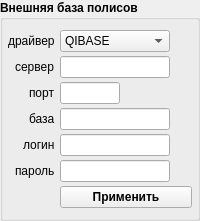
      <widget class="QGroupBox" name="pan_connect">
       <property name="font">
        <font>
         <weight>75</weight>
         <bold>true</bold>
        </font>
       </property>
       <property name="title">
        <string>Внешняя база полисов</string>
       </property>
       <property name="flat">
        <bool>true</bool>
       </property>
       <layout class="QFormLayout" name="formLayout">
        <property name="fieldGrowthPolicy">
         <enum>QFormLayout::AllNonFixedFieldsGrow</enum>
        </property>
        <property name="labelAlignment">
         <set>Qt::AlignRight|Qt::AlignTrailing|Qt::AlignVCenter</set>
        </property>
        <property name="horizontalSpacing">
         <number>2</number>
        </property>
        <property name="verticalSpacing">
         <number>4</number>
        </property>
        <property name="leftMargin">
         <number>5</number>
        </property>
        <property name="topMargin">
         <number>10</number>
        </property>
        <property name="rightMargin">
         <number>5</number>
        </property>
        <property name="bottomMargin">
         <number>10</number>
        </property>
        <item row="0" column="0">
         <widget class="QLabel" name="label_2">
          <property name="font">
           <font>
            <weight>50</weight>
            <bold>false</bold>
           </font>
          </property>
          <property name="text">
           <string>драйвер </string>
          </property>
         </widget>
        </item>
        <item row="0" column="1">
         <widget class="QComboBox" name="combo_db_drvr">
          <property name="maximumSize">
           <size>
            <width>110</width>
            <height>16777215</height>
           </size>
          </property>
          <property name="font">
           <font>
            <weight>50</weight>
            <bold>false</bold>
           </font>
          </property>
          <item>
           <property name="text">
            <string>QIBASE</string>
           </property>
          </item>
          <item>
           <property name="text">
            <string>QPSQL</string>
           </property>
          </item>
         </widget>
        </item>
        <item row="1" column="0">
         <widget class="QLabel" name="label_3">
          <property name="font">
           <font>
            <weight>50</weight>
            <bold>false</bold>
           </font>
          </property>
          <property name="text">
           <string>сервер </string>
          </property>
         </widget>
        </item>
        <item row="1" column="1">
         <widget class="QLineEdit" name="line_db_host">
          <property name="minimumSize">
           <size>
            <width>110</width>
            <height>0</height>
           </size>
          </property>
          <property name="maximumSize">
           <size>
            <width>110</width>
            <height>16777215</height>
           </size>
          </property>
          <property name="font">
           <font>
            <weight>50</weight>
            <bold>false</bold>
           </font>
          </property>
         </widget>
        </item>
        <item row="2" column="0">
         <widget class="QLabel" name="label_4">
          <property name="font">
           <font>
            <weight>50</weight>
            <bold>false</bold>
           </font>
          </property>
          <property name="text">
           <string>порт </string>
          </property>
         </widget>
        </item>
        <item row="2" column="1">
         <widget class="QLineEdit" name="line_db_port">
          <property name="minimumSize">
           <size>
            <width>60</width>
            <height>0</height>
           </size>
          </property>
          <property name="maximumSize">
           <size>
            <width>60</width>
            <height>16777215</height>
           </size>
          </property>
          <property name="font">
           <font>
            <weight>50</weight>
            <bold>false</bold>
           </font>
          </property>
          <property name="inputMask">
           <string>9999</string>
          </property>
         </widget>
        </item>
        <item row="3" column="0">
         <widget class="QLabel" name="label_5">
          <property name="font">
           <font>
            <weight>50</weight>
            <bold>false</bold>
           </font>
          </property>
          <property name="text">
           <string>база </string>
          </property>
         </widget>
        </item>
        <item row="3" column="1">
         <widget class="QLineEdit" name="line_db_name">
          <property name="minimumSize">
           <size>
            <width>110</width>
            <height>0</height>
           </size>
          </property>
          <property name="maximumSize">
           <size>
            <width>110</width>
            <height>16777215</height>
           </size>
          </property>
          <property name="font">
           <font>
            <weight>50</weight>
            <bold>false</bold>
           </font>
          </property>
         </widget>
        </item>
        <item row="4" column="0">
         <widget class="QLabel" name="label_6">
          <property name="font">
           <font>
            <weight>50</weight>
            <bold>false</bold>
           </font>
          </property>
          <property name="text">
           <string>логин </string>
          </property>
         </widget>
        </item>
        <item row="4" column="1">
         <widget class="QLineEdit" name="line_db_user">
          <property name="minimumSize">
           <size>
            <width>110</width>
            <height>0</height>
           </size>
          </property>
          <property name="maximumSize">
           <size>
            <width>110</width>
            <height>16777215</height>
           </size>
          </property>
          <property name="font">
           <font>
            <weight>50</weight>
            <bold>false</bold>
           </font>
          </property>
         </widget>
        </item>
        <item row="5" column="0">
         <widget class="QLabel" name="label_7">
          <property name="font">
           <font>
            <weight>50</weight>
            <bold>false</bold>
           </font>
          </property>
          <property name="text">
           <string>пароль </string>
          </property>
         </widget>
        </item>
        <item row="5" column="1">
         <widget class="QLineEdit" name="line_db_pass">
          <property name="minimumSize">
           <size>
            <width>110</width>
            <height>0</height>
           </size>
          </property>
          <property name="maximumSize">
           <size>
            <width>110</width>
            <height>16777215</height>
           </size>
          </property>
          <property name="font">
           <font>
            <weight>50</weight>
            <bold>false</bold>
           </font>
          </property>
         </widget>
        </item>
        <item row="6" column="1">
         <widget class="QPushButton" name="push_connect">
          <property name="text">
           <string>Применить</string>
          </property>
         </widget>
        </item>
       </layout>
      </widget>
